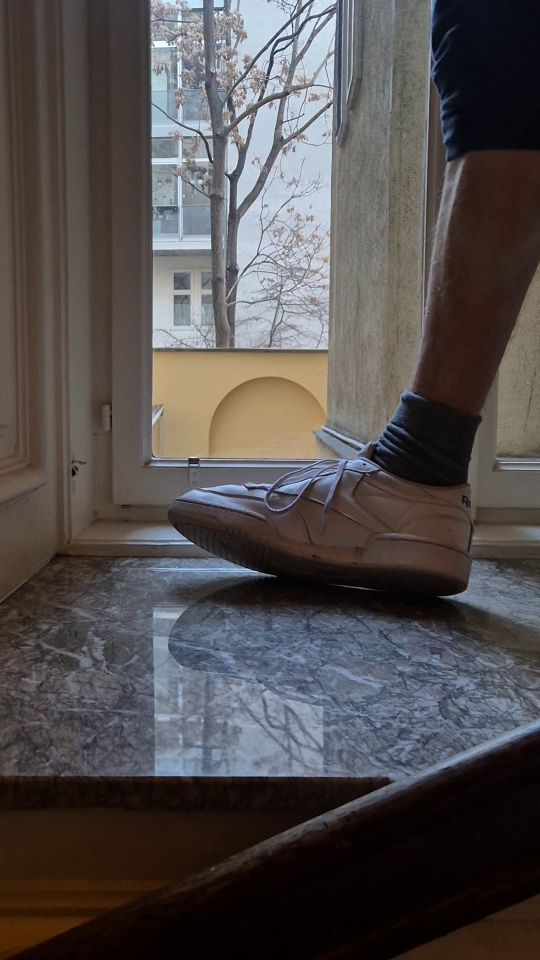
#> input picture rebook/dataset/images/val/07951026-frame2_000001.jpg, 1080 x 1920 px (shown at 1/2 size)
$ python visualizeBoxes.py
#> lines starting #> are read from the running program, lines starting #| are printed output that depends on the picture
import cv2
import numpy as np
from pathlib import Path
from PIL import Image, ImageOps

DATASET_ROOT = Path(r"C:\Users\noovelUser\Documents\YOLO\rebook\dataset")
SPLIT = "val"  # train/val/test

IMAGES_DIR = DATASET_ROOT / "images" / SPLIT
LABELS_DIR = DATASET_ROOT / "labels" / SPLIT

WIN = "GT Label Viewer (EXIF+Aspect OK)"
WIN_W, WIN_H = 1400, 900

IMG_EXTS = {".jpg", ".jpeg", ".png", ".bmp", ".webp"}

def read_yolo_labels(label_path: Path):
    if not label_path.exists():
        return []
    out = []
    for ln in label_path.read_text(encoding="utf-8", errors="ignore").splitlines():
        ln = ln.strip()
        if not ln:
            continue
        parts = ln.split()
        if len(parts) < 5:
            continue
        cls_id = int(float(parts[0]))
        x, y, w, h = map(float, parts[1:5])
        out.append((cls_id, x, y, w, h))
    return out

def yolo_xywhn_to_xyxy(x, y, w, h, W, H):
    x1 = int((x - w/2) * W)
    y1 = int((y - h/2) * H)
    x2 = int((x + w/2) * W)
    y2 = int((y + h/2) * H)
    x1 = max(0, min(W-1, x1)); y1 = max(0, min(H-1, y1))
    x2 = max(0, min(W-1, x2)); y2 = max(0, min(H-1, y2))
    return x1, y1, x2, y2

def load_image_exif_ok(path: Path):
    # PIL reads EXIF orientation; exif_transpose "bakes" it into pixels
    im = Image.open(path)
    im = ImageOps.exif_transpose(im)
    im = im.convert("RGB")
    arr = np.array(im)  # RGB
    return cv2.cvtColor(arr, cv2.COLOR_RGB2BGR)

def draw_gt(frame, labels):
    H, W = frame.shape[:2]
    for cls_id, x, y, w, h in labels:
        x1, y1, x2, y2 = yolo_xywhn_to_xyxy(x, y, w, h, W, H)
        cv2.rectangle(frame, (x1, y1), (x2, y2), (0, 255, 0), 2)
        cv2.putText(frame, f"GT:{cls_id}", (x1, max(20, y1-6)),
                    cv2.FONT_HERSHEY_SIMPLEX, 0.6, (0, 255, 0), 2)
    return frame

def letterbox_to_window(img, win_w, win_h):
    H, W = img.shape[:2]
    scale = min(win_w / W, win_h / H)
    new_w, new_h = int(W * scale), int(H * scale)
    resized = cv2.resize(img, (new_w, new_h), interpolation=cv2.INTER_AREA)

    canvas = np.zeros((win_h, win_w, 3), dtype=np.uint8)
    x0 = (win_w - new_w) // 2
    y0 = (win_h - new_h) // 2
    canvas[y0:y0+new_h, x0:x0+new_w] = resized
    return canvas

def main():
    images = sorted([p for p in IMAGES_DIR.iterdir() if p.suffix.lower() in IMG_EXTS])
    if not images:
        raise RuntimeError(f"No images found in {IMAGES_DIR}")

    cv2.namedWindow(WIN, cv2.WINDOW_NORMAL)
    cv2.resizeWindow(WIN, WIN_W, WIN_H)

    i = 0
    while True:
        img_path = images[i]
        frame = load_image_exif_ok(img_path)
#> in load_image_exif_ok, im is the input picture: PIL image 1080x1920 RGB; mean R, G, B 82.1, 77.5, 77.3

        label_path = LABELS_DIR / (img_path.stem + ".txt")
        labels = read_yolo_labels(label_path)

        vis = draw_gt(frame.copy(), labels)
        cv2.putText(vis, f"{SPLIT} {i+1}/{len(images)} | {img_path.name}", (10, 30),
                    cv2.FONT_HERSHEY_SIMPLEX, 0.9, (255, 255, 255), 2)
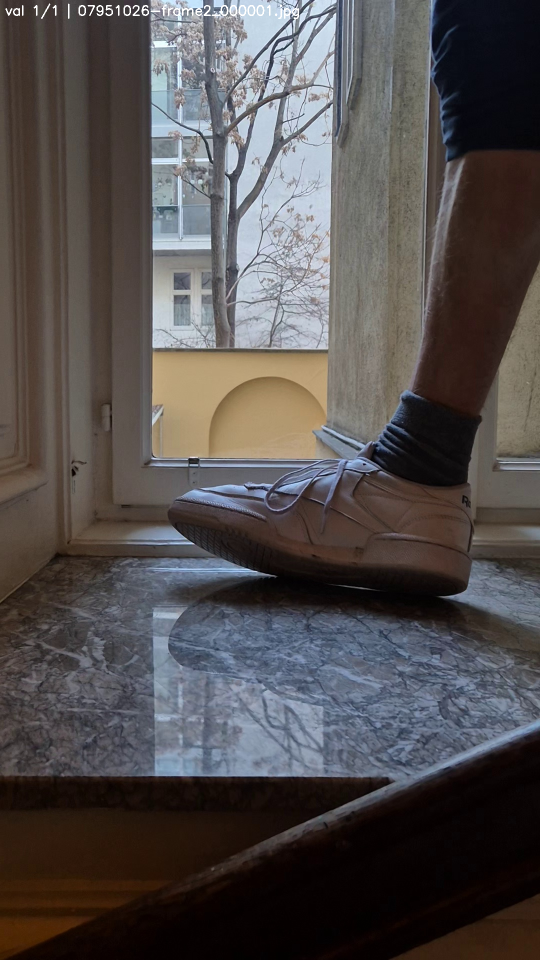
#> vis: shape (1920, 1080, 3) (shown at 1/2 size); mean B, G, R 77.5, 77.8, 82.3

        show = letterbox_to_window(vis, WIN_W, WIN_H)
#> in letterbox_to_window, `resized = cv2.resize(img, (new_w, new_h), interpolation=cv2.INTER_AREA)`:
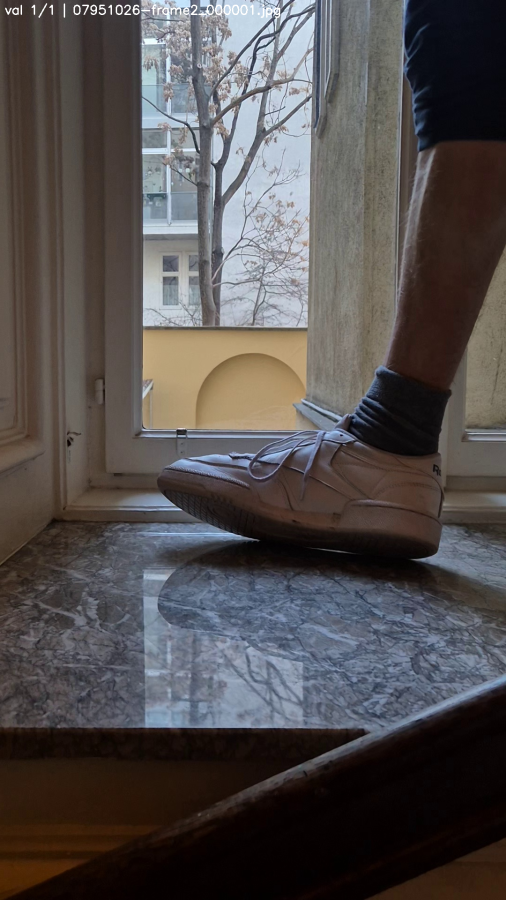
#> resized: shape (900, 506, 3); mean B, G, R 77.5, 77.8, 82.3
#> in letterbox_to_window, `canvas[y0:y0+new_h, x0:x0+new_w] = resized`:
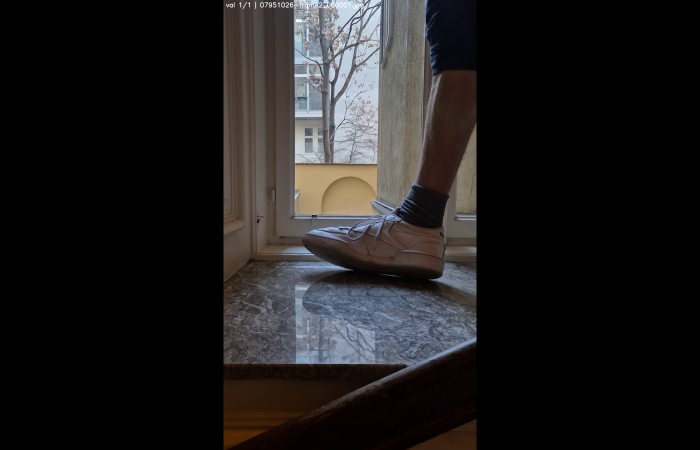
#> canvas: shape (900, 1400, 3) (shown at 1/2 size); mean B, G, R 28, 28.1, 29.8
        cv2.imshow(WIN, show)

        k = cv2.waitKey(0) & 0xFF
#> (key q is pressed here)
        if k in (ord("q"), 27):
            break
        if k in (ord("n"), 32, 13):  # next
            i = (i + 1) % len(images)
        elif k == ord("p"):          # prev
            i = (i - 1) % len(images)
        else:
            i = (i + 1) % len(images)

    cv2.destroyAllWindows()

if __name__ == "__main__":
    main()
